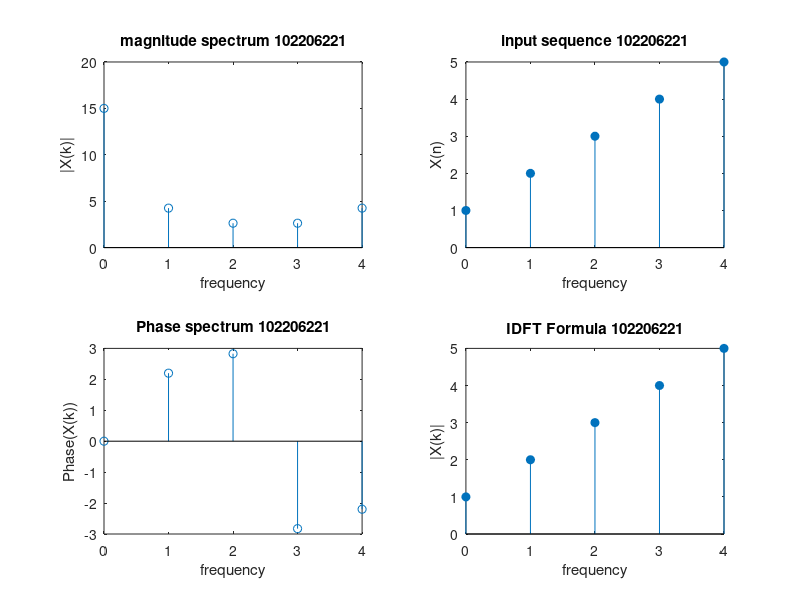

The MATLAB source for this figure:
clc
clear all
x = [1,2,3,4,5];
n = length(x);
X = zeros(1,n);

for k = 0:n-1;
    for m = 0:n-1;
        X(k+1) = X(k+1)+ x(m+1)*exp((-j*2*pi*k*m)/n);
    end
end
disp(X);
fft(x,n);
subplot(2,2,1);  
stem(0:n-1,abs(X));
title('magnitude spectrum 102206221');
xlabel('frequency');
ylabel('|X(k)|');

subplot(2,2,2);
stem(0:n-1,x,'filled');
title('input sequence 102206221');
xlabel('frequency');
ylabel('X(n)');

subplot(2,2,3);
stem(0:n-1,angle(X));
title('Phase spectrum 102206221');
xlabel('frequency');
ylabel('Phase(X(k))');

x_reconstruct = zeros(1:n);

for p = 0:n-1;
   for q = 0:n-1;
       x_reconstruct(p+1) = x_reconstruct(p+1)+ X(q+1)*exp((j*2*pi*q*p)/n);
   end
end
x_reconstruct = x_reconstruct/n;
disp(x_reconstruct);
ifft(X,n)

subplot(2,2,4);
stem(0:n-1,abs(ifft(X,n)),'filled');
title('IDFT Formula 102206221');
xlabel('frequency');
ylabel('|X(k)|');